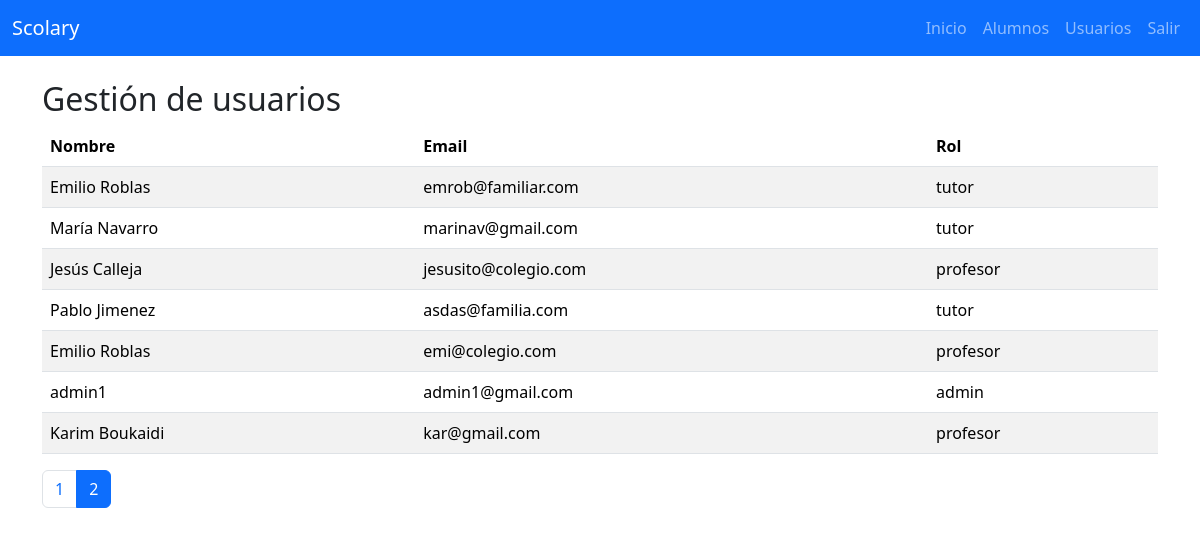
Page /usuarios.php?pagina=2 (signed in) on the earlier database version.
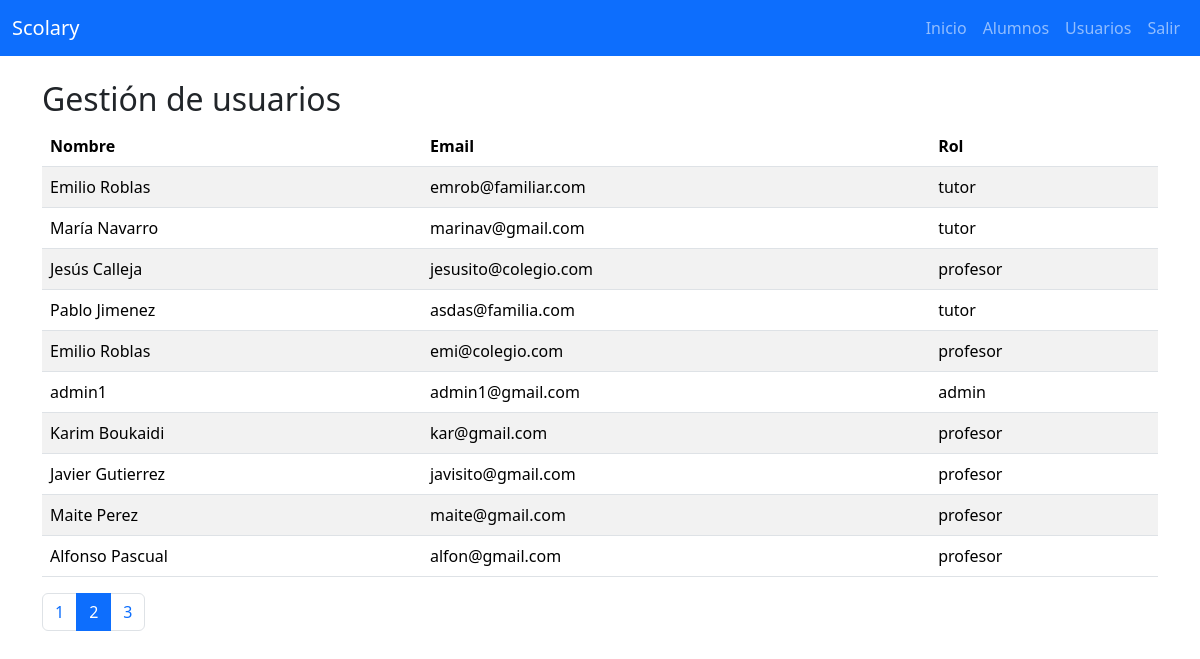
Same page on the later database version.
### tables this page shows
CREATE TABLE `usuarios` (
  `id` int(11) NOT NULL,
  `nombre` varchar(100) DEFAULT NULL,
  `email` varchar(100) DEFAULT NULL,
  `password` varchar(255) DEFAULT NULL,
  `rol` enum('profesor','tutor','admin') NOT NULL,
  `avatar` varchar(100) DEFAULT NULL
);

### usuarios.php (the view, shortened to what this page needs)
<?php include 'includes/header.php'; ?>
<?php include 'includes/navbarAdmin.php'; ?>
<?php include 'conexion.php'; ?>
<div class="container mt-4">
    <h2>Gestión de usuarios</h2>
    <?php
    $registrosPorPagina = 10;
    $pagina = isset($_GET['pagina']) ? (int)$_GET['pagina'] : 1;
    $offset = ($pagina - 1) * $registrosPorPagina;
    $stmtUsuarios = $pdo->query("
        SELECT
            nombre,
            email,
            rol
        FROM usuarios
        LIMIT $registrosPorPagina OFFSET $offset");
    $profesores = $stmtUsuarios->fetchAll();
    $totalRegistros = $pdo->query("SELECT COUNT(*) FROM usuarios")->fetchColumn();
    $totalPaginas = ceil($totalRegistros / $registrosPorPagina);
    ?>
<table class="table table-striped">
        <thead>
            <tr>
                <th>Nombre</th>
                <th>Email</th>
                <th>Rol</th>
            </tr>
        </thead>
        <tbody>
            <?php foreach ($profesores as $profesor){ ?>
                <tr>
                    <td><?= $profesor['nombre']?></td>
                    <td><?= $profesor['email'] ?></td>
                    <td><?= $profesor['rol'] ?></td>
                </tr>
            <?php } ?>
        </tbody>
    </table>
    <nav>
        <ul class="pagination">
            <?php for ($i = 1; $i <= $totalPaginas; $i++){?>
                <li class="page-item <?= $i == $pagina ? 'active' : '' ?>">
                    <a class="page-link" href="?pagina=<?= $i ?>"><?= $i ?></a>
                </li>
            <?php }?>
        </ul>
    </nav>
</div>
<?php include 'includes/footer.php'; ?>

### includes/header.php (shortened to what this page needs)
<!DOCTYPE html>
<html lang="es">
<head>
    <link href="https://cdn.jsdelivr.net/npm/bootstrap@5.3.3/dist/css/bootstrap.min.css" rel="stylesheet">
    <link rel="stylesheet" href="https://cdn.jsdelivr.net/npm/bootstrap-icons@1.10.5/font/bootstrap-icons.css">
</head>
<body>

### includes/navbarAdmin.php
<nav class="navbar navbar-expand-lg navbar-dark bg-primary">
    <div class="container-fluid">
        <a class="navbar-brand" href="dashboardAdmin.php">Scolary</a>
        <div>
            <ul class="navbar-nav me-auto">
                <li class="nav-item"><a class="nav-link" href="dashboardAdmin.php">Inicio</a></li>
                <li class="nav-item"><a class="nav-link" href="alumnos.php">Alumnos</a></li>
                <li class="nav-item"><a class="nav-link" href="usuarios.php">Usuarios</a></li>
                <li class="nav-item"><a class="nav-link" href="logout.php">Salir</a></li>
            </ul>
        </div>
    </div>
</nav>

### includes/footer.php (shortened to what this page needs)
</body>
</html>

Differences in the rows shown:
added usuarios: nombre "Javier Gutierrez", email "javisito@gmail.com", rol "profesor"
added usuarios: nombre "Maite Perez", email "maite@gmail.com", rol "profesor"
added usuarios: nombre "Alfonso Pascual", email "alfon@gmail.com", rol "profesor"
Other differences:
new list line: "3"
